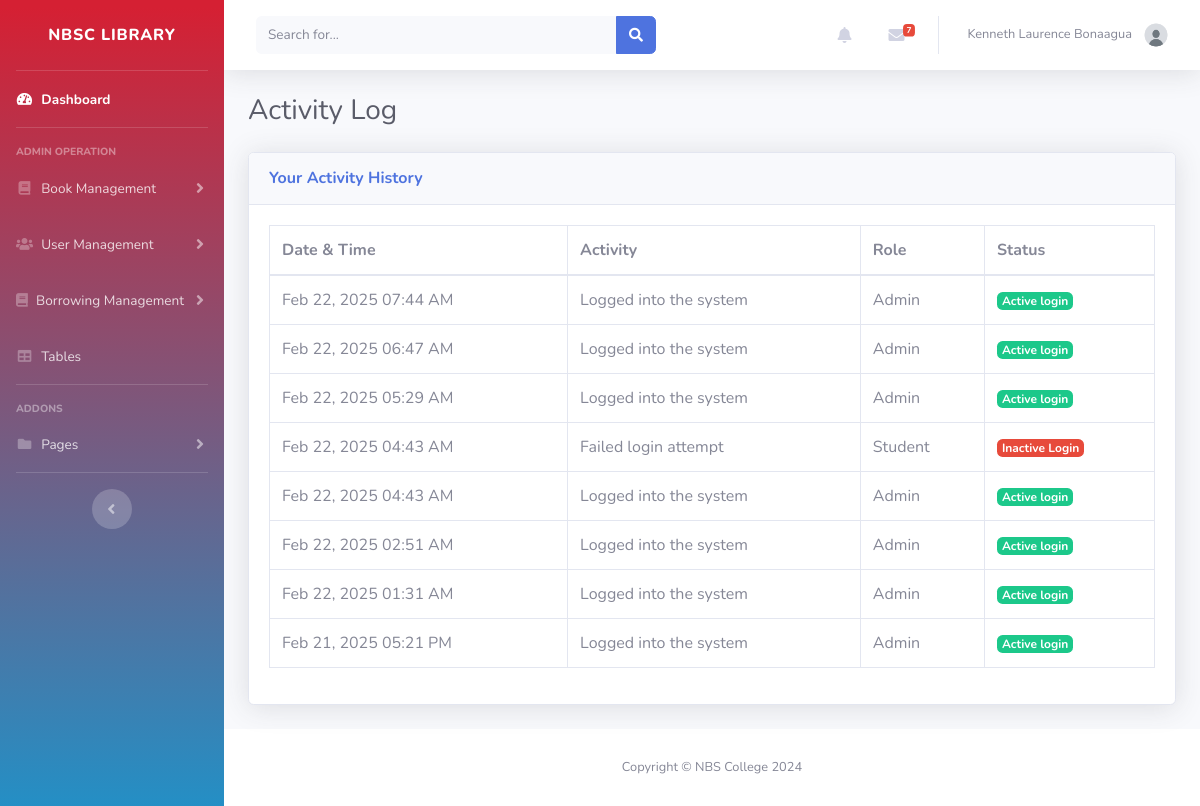
Page /Admin/activity_log.php (signed in) on the committed database.
### tables this page shows
CREATE TABLE `updates` (
  `id` int(225) NOT NULL,
  `user_id` int(225) DEFAULT NULL,
  `role` varchar(100) DEFAULT NULL,
  `status` varchar(100) DEFAULT NULL,
  `update` timestamp NULL DEFAULT NULL
);

### Admin/activity_log.php (the view, shortened to what this page needs)
<?php
include('inc/header.php');
include('../db.php');
$user_id = $_SESSION['admin_id'];
$query = "SELECT
    u.id,
    u.user_id,
    u.role,
    u.status,
    u.update as timestamp,
    CONCAT(a.firstname, ' ', a.lastname) as user_name
FROM updates u
LEFT JOIN admins a ON u.user_id = a.employee_id
WHERE u.user_id = ?
ORDER BY u.update DESC";
$stmt = $conn->prepare($query);
$stmt->bind_param("i", $user_id);
$stmt->execute();
$result = $stmt->get_result();
?>
<div class="container-fluid">
    <h1 class="h3 mb-4 text-gray-800">Activity Log</h1>
    <div class="card shadow mb-4">
        <div class="card-header py-3">
            <h6 class="m-0 font-weight-bold text-primary">Your Activity History</h6>
        </div>
        <div class="card-body">
            <div class="table-responsive">
                <table class="table table-bordered" id="activityTable" width="100%" cellspacing="0">
                    <thead>
                        <tr>
                            <th>Date & Time</th>
                            <th>Activity</th>
                            <th>Role</th>
                            <th>Status</th>
                        </tr>
                    </thead>
                    <tbody>
                        <?php while($row = $result->fetch_assoc()): ?>
                        <tr>
                            <td><?php echo date('M d, Y h:i A', strtotime($row['timestamp'])); ?></td>
                            <td>
                                <?php
                                $activity = "";
                                if($row['status'] == 'Active login') {
                                    $activity = "Logged into the system";
                                } elseif($row['status'] == 'Inactive Login') {
                                    $activity = "Failed login attempt";
                                } else {
                                    $activity = $row['status'];
                                }
                                echo $activity;
                                ?>
                            </td>
                            <td><?php echo ucfirst($row['role']); ?></td>
                            <td>
                                <span class="badge badge-<?php echo ($row['status'] == 'Active login') ? 'success' : 'danger'; ?>">
                                    <?php echo $row['status']; ?>
                                </span>
                            </td>
                        </tr>
                        <?php endwhile; ?>
                    </tbody>
                </table>
            </div>
        </div>
    </div>
</div>
<?php include('inc/footer.php'); ?>

### Admin/inc/header.php (shortened to what this page needs)
<!DOCTYPE html>
<html lang="en">
<head>
    <link href="vendor/fontawesome-free/css/all.min.css" rel="stylesheet" type="text/css">
    <link href="inc/css/sb-admin-2.min.css" rel="stylesheet">
    <link href="inc/assets/DataTables/datatables.min.css" rel="stylesheet">
</head>
<body id="page-top">
    <div id="wrapper">
        <ul class="navbar-nav bg-gradient-primary sidebar sidebar-dark accordion" id="accordionSidebar">
            <a class="sidebar-brand d-flex align-items-center justify-content-center" href="<?php
                if ($_SESSION['role'] === 'Admin') {
                    echo 'dashboard.php';
                } elseif ($_SESSION['role'] === 'Librarian' || $_SESSION['role'] === 'Assistant') {
                    echo 'librarian_dashboard.php';
                } elseif ($_SESSION['role'] === 'Encoder') {
                    echo 'encoder_dashboard.php';
                }
            ?>">
                <div class="sidebar-brand-text mx-3">NBSC Library <sup></sup></div>
            </a>
            <hr class="sidebar-divider my-0">
            <li class="nav-item active">
                <a class="nav-link" href="<?php
                    if ($_SESSION['role'] === 'Admin') {
                        echo 'dashboard.php';
                    } elseif ($_SESSION['role'] === 'Librarian' || $_SESSION['role'] === 'Assistant') {
                        echo 'librarian_dashboard.php';
                    } elseif ($_SESSION['role'] === 'Encoder') {
                        echo 'encoder_dashboard.php';
                    }
                ?>">
                    <i class="fas fa-fw fa-tachometer-alt"></i>
                    <span>Dashboard</span></a>
            </li>
            <hr class="sidebar-divider">
            <div class="sidebar-heading">
                Admin Operation
            </div>
            <?php if($_SESSION['role'] === 'Admin'): ?>
            <li class="nav-item">
                <a class="nav-link collapsed" href="#" data-toggle="collapse" data-target="#collapseTwo"
                    aria-expanded="true" aria-controls="collapseTwo">
                    <i class="fas fa-fw fa-book"></i>
                    <span>Book Management</span>
                </a>
            </li>
            <li class="nav-item">
                <a class="nav-link collapsed" href="#" data-toggle="collapse" data-target="#collapseUsers"
                    aria-expanded="true" aria-controls="collapseUsers">
                    <i class="fas fa-users"></i>
                    <span>User Management</span>
                </a>
            </li>
            <?php endif; ?>
            <li class="nav-item">
                <a class="nav-link collapsed" href="#" data-toggle="collapse" data-target="#collapseBooks"
                    aria-expanded="true" aria-controls="collapseBooks">
                    <i class="fas fa-book"></i>
                    <span>Borrowing Management</span>
                </a>
            </li>
            <li class="nav-item">
                <a class="nav-link" href="tables.php">
                    <i class="fas fa-fw fa-table"></i>
                    <span>Tables</span></a>
            </li>
            <hr class="sidebar-divider">
            <div class="sidebar-heading">
                Addons
            </div>
            <li class="nav-item">
                <a class="nav-link collapsed" href="#" data-toggle="collapse" data-target="#collapsePages"
                    aria-expanded="true" aria-controls="collapsePages">
                    <i class="fas fa-fw fa-folder"></i>
                    <span>Pages</span>
                </a>
            </li>
            <hr class="sidebar-divider d-none d-md-block">
            <div class="text-center d-none d-md-inline">
                <button class="rounded-circle border-0" id="sidebarToggle"></button>
            </div>
        </ul>
        <div id="content-wrapper" class="d-flex flex-column">
            <div id="content">
                <nav class="navbar navbar-expand navbar-light bg-white topbar mb-4 static-top shadow">
                    <form
                        class="d-none d-sm-inline-block form-inline mr-auto ml-md-3 my-2 my-md-0 mw-100 navbar-search">
                        <div class="input-group">
                            <input type="text" class="form-control bg-light border-0 small" placeholder="Search for..."
                                aria-label="Search" aria-describedby="basic-addon2">
                            <div class="input-group-append">
                                <button class="btn btn-primary" type="button">
                                    <i class="fas fa-search fa-sm"></i>
                                </button>
                            </div>
                        </div>
                    </form>
                    <ul class="navbar-nav ml-auto">
                        <li class="nav-item dropdown no-arrow mx-1">
                            <a class="nav-link dropdown-toggle" href="#" id="alertsDropdown" role="button"
                                data-toggle="dropdown" aria-haspopup="true" aria-expanded="false">
                                <i class="fas fa-bell fa-fw"></i>
                            </a>
                        </li>
                        <li class="nav-item dropdown no-arrow mx-1">
                            <a class="nav-link dropdown-toggle" href="#" id="messagesDropdown" role="button"
                                data-toggle="dropdown" aria-haspopup="true" aria-expanded="false">
                                <i class="fas fa-envelope fa-fw"></i>
                                <span class="badge badge-danger badge-counter">7</span>
                            </a>
                        </li>
                        <li class="nav-item dropdown no-arrow">
                        <a class="nav-link dropdown-toggle" href="#" id="userDropdown" role="button"
                                data-toggle="dropdown" aria-haspopup="true" aria-expanded="false">
                                <span class="mr-2 d-none d-lg-inline text-gray-600 small"><?php echo $_SESSION['admin_firstname'] . ' ' . $_SESSION['admin_lastname']; ?></span>
                                <img class="img-profile rounded-circle" src="<?php echo $_SESSION['admin_image']?>" alt="Profile Image">
                                </a>
                            </li>
                    </ul>
                </nav>
            </div>
</body>
</html>

### Admin/inc/footer.php
<footer class="sticky-footer bg-white">
    <div class="container my-auto">
        <div class="copyright text-center my-auto">
            <span>Copyright © NBS College 2024</span>
        </div>
    </div>
</footer>

### rows in the picture
updates: update "Feb 22, 2025 07:44 AM", status "Logged into the system", role "Admin", status "Active login"
updates: update "Feb 22, 2025 06:47 AM", status "Logged into the system", role "Admin", status "Active login"
updates: update "Feb 22, 2025 05:29 AM", status "Logged into the system", role "Admin", status "Active login"
updates: update "Feb 22, 2025 04:43 AM", status "Failed login attempt", role "Student", status "Inactive Login"
updates: update "Feb 22, 2025 04:43 AM", status "Logged into the system", role "Admin", status "Active login"
updates: update "Feb 22, 2025 02:51 AM", status "Logged into the system", role "Admin", status "Active login"
updates: update "Feb 22, 2025 01:31 AM", status "Logged into the system", role "Admin", status "Active login"
updates: update "Feb 21, 2025 05:21 PM", status "Logged into the system", role "Admin", status "Active login"

### other values in the picture
$_SESSION['admin_firstname'] "Kenneth Laurence"
$_SESSION['admin_lastname'] "Bonaagua"
